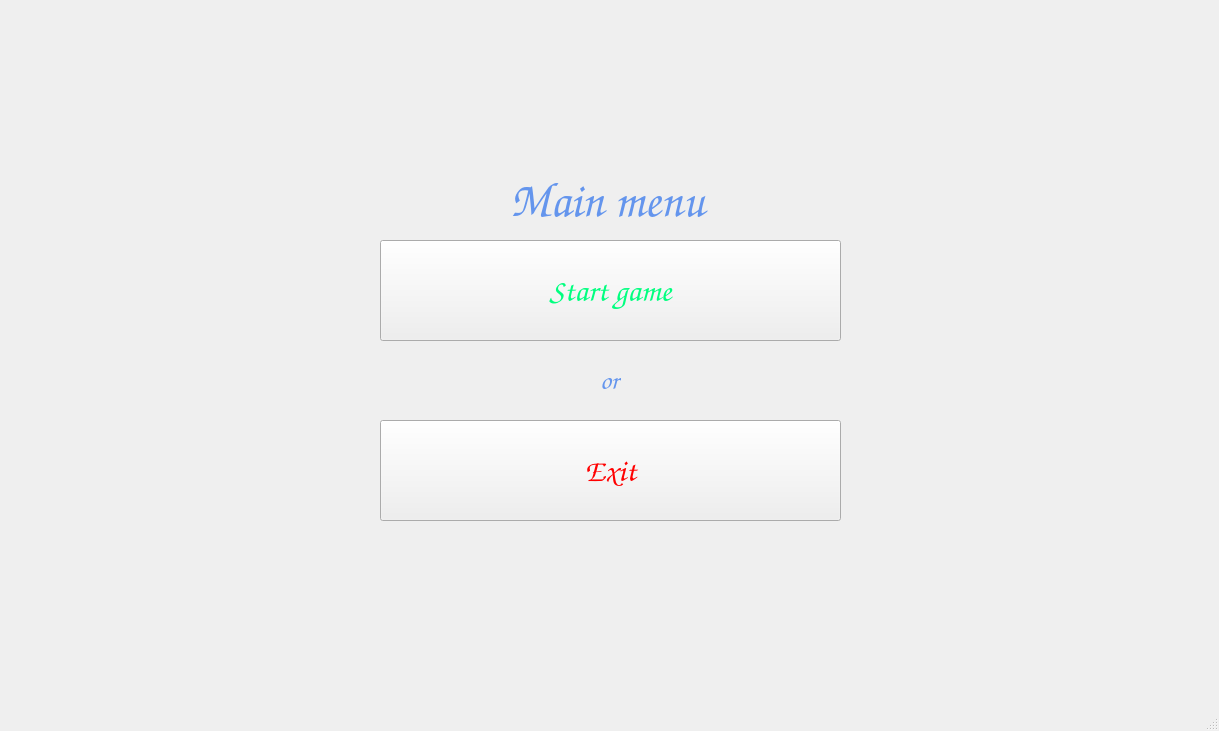
<?xml version="1.0" encoding="UTF-8"?>
<ui version="4.0">
 <class>MainWindow</class>
 <widget class="QMainWindow" name="MainWindow">
  <property name="geometry">
   <rect>
    <x>0</x>
    <y>0</y>
    <width>1219</width>
    <height>731</height>
   </rect>
  </property>
  <property name="windowTitle">
   <string>MainWindow</string>
  </property>
  <widget class="QWidget" name="centralwidget">
   <widget class="QPushButton" name="exitButton">
    <property name="geometry">
     <rect>
      <x>380</x>
      <y>420</y>
      <width>461</width>
      <height>101</height>
     </rect>
    </property>
    <property name="font">
     <font>
      <family>Z003</family>
      <pointsize>24</pointsize>
      <italic>true</italic>
     </font>
    </property>
    <property name="styleSheet">
     <string notr="true">color: red;</string>
    </property>
    <property name="text">
     <string>Exit</string>
    </property>
   </widget>
   <widget class="QPushButton" name="startButton">
    <property name="geometry">
     <rect>
      <x>380</x>
      <y>240</y>
      <width>461</width>
      <height>101</height>
     </rect>
    </property>
    <property name="font">
     <font>
      <family>Z003</family>
      <pointsize>24</pointsize>
      <italic>true</italic>
     </font>
    </property>
    <property name="styleSheet">
     <string notr="true">color: #00FF7F;
</string>
    </property>
    <property name="text">
     <string>Start game</string>
    </property>
   </widget>
   <widget class="QLabel" name="label">
    <property name="geometry">
     <rect>
      <x>600</x>
      <y>370</y>
      <width>21</width>
      <height>20</height>
     </rect>
    </property>
    <property name="font">
     <font>
      <family>Z003</family>
      <pointsize>20</pointsize>
      <italic>true</italic>
      <bold>true</bold>
     </font>
    </property>
    <property name="styleSheet">
     <string notr="true">color: #6495ED;</string>
    </property>
    <property name="text">
     <string>or</string>
    </property>
   </widget>
   <widget class="QLabel" name="label_2">
    <property name="geometry">
     <rect>
      <x>510</x>
      <y>180</y>
      <width>201</width>
      <height>41</height>
     </rect>
    </property>
    <property name="font">
     <font>
      <family>Z003</family>
      <pointsize>36</pointsize>
      <italic>true</italic>
      <bold>true</bold>
     </font>
    </property>
    <property name="styleSheet">
     <string notr="true">color: #6495ED;</string>
    </property>
    <property name="text">
     <string>Main menu</string>
    </property>
   </widget>
   <widget class="QLabel" name="label_3">
    <property name="geometry">
     <rect>
      <x>0</x>
      <y>0</y>
      <width>1221</width>
      <height>741</height>
     </rect>
    </property>
    <property name="text">
     <string>&lt;html&gt;&lt;head/&gt;&lt;body&gt;&lt;p&gt;&lt;img src=&quot;:/files_qrc/wallpaper.jpg&quot;/&gt;&lt;/p&gt;&lt;/body&gt;&lt;/html&gt;</string>
    </property>
   </widget>
   <zorder>label_3</zorder>
   <zorder>exitButton</zorder>
   <zorder>startButton</zorder>
   <zorder>label</zorder>
   <zorder>label_2</zorder>
  </widget>
  <widget class="QMenuBar" name="menubar">
   <property name="geometry">
    <rect>
     <x>0</x>
     <y>0</y>
     <width>1219</width>
     <height>22</height>
    </rect>
   </property>
  </widget>
  <widget class="QStatusBar" name="statusbar"/>
 </widget>
 <resources/>
 <connections/>
</ui>
